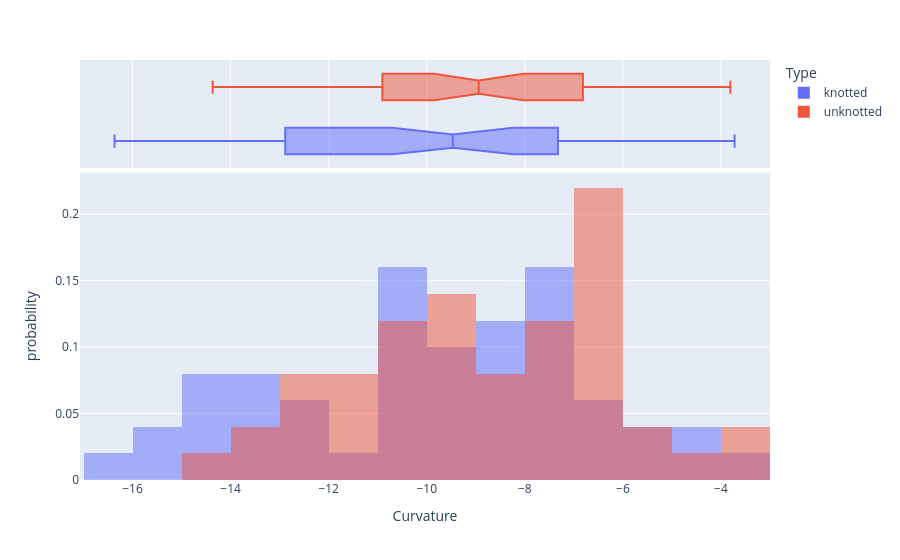
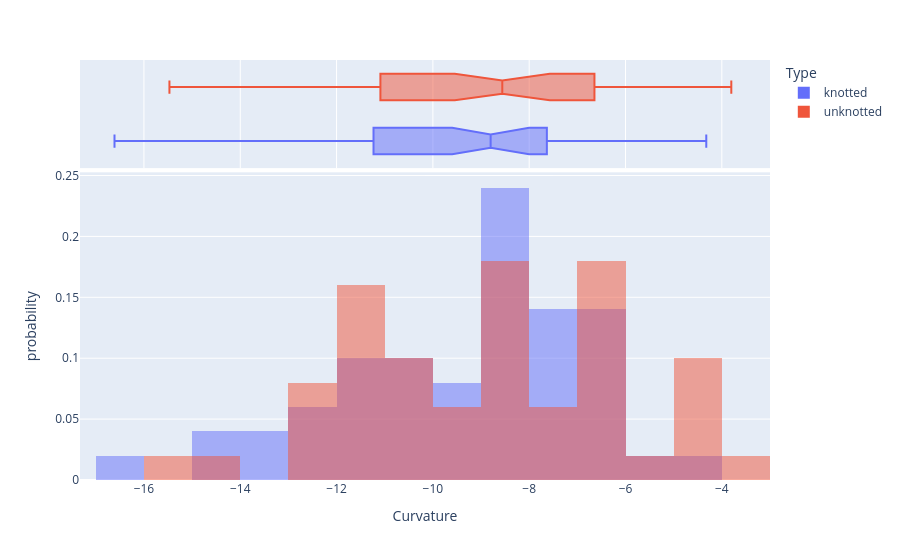
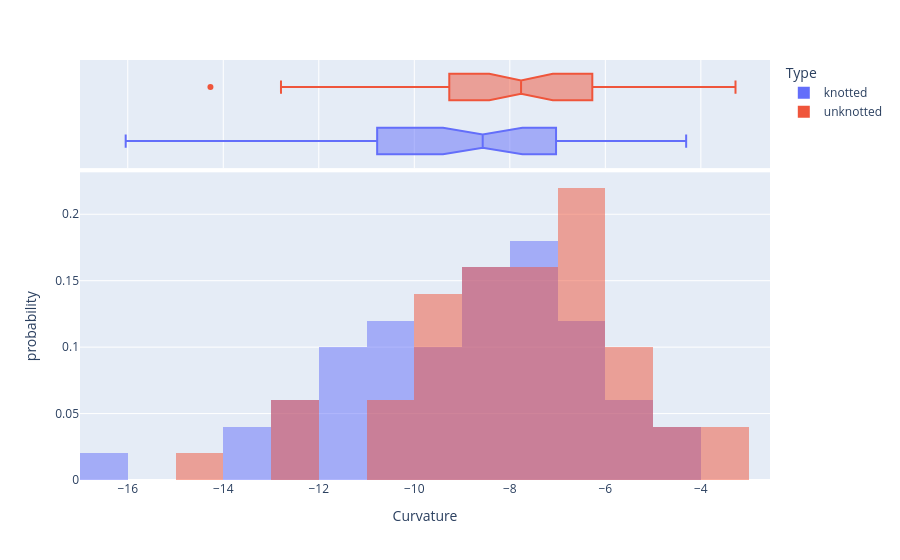
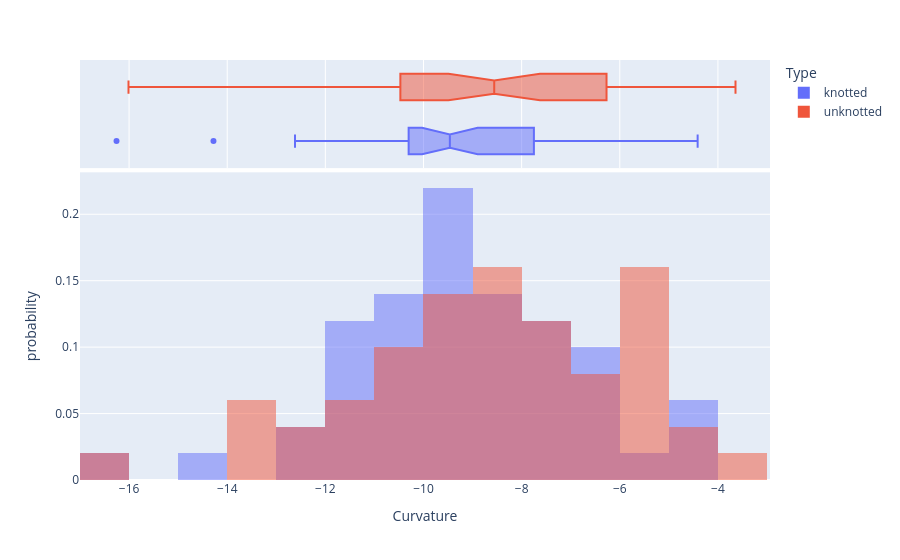

Write notebook code for charts like these, in order.
### Code cell
for i in range(10):
    df = pd.DataFrame()
    df['Curvature'] = np.concatenate([[np.average(list(curvatures_knots[i].values())) for i in range(50*i, 50*(i+1))],[np.average(list(curvatures_unknots[i].values())) for i in range(50*i, 50*(i+1))]])
    df['Type'] = np.concatenate([['knotted' for i in range(50*i, 50*(i+1))],['unknotted' for i in range(50*i, 50*(i+1))]])
    fig = px.histogram(df, x="Curvature", color="Type",
                   marginal="box", # or violin, rug
                   barmode='overlay',
                   histnorm='probability',
                   hover_data=df.columns)
    fig.show()

### Figure 1 — Plotly figure (JSON) as saved in the notebook; plotly's stock layout.template omitted (floating-point values rounded to 4 significant figures)
{"data": [{"alignmentgroup": "True", "bingroup": "x", "histnorm": "probability", "hovertemplate": "Type=knotted<br>Curvature=%{x}<br>probability=%{y}<extra></extra>", "legendgroup": "knotted", "marker": {"color": "#636efa", "opacity": 0.5, "pattern": {"shape": ""}}, "name": "knotted", "offsetgroup": "knotted", "orientation": "v", "showlegend": true, "type": "histogram", "x": [-7.25, -8.192, -12.15, -12.97, -13.32, -9.274, -7.109, -9.607, -8.614, -7.149, -13.82, -5, -7.774, -6.846, -7.683, -11.05, -9.333, -9.274, -8.817, -14.47, -15.14, -12.89, -13.17, -10.38, -5.643, -14.71, -10.61, -10.82, -8.819, -15.68, -14.62, -6.873, -10.44, -3.722, -8.519, -7.324, -4.968, -6.803, -14.51, -10.54, -10.79, -7.887, -5.855, -10.08, -9.89, -13.62, -8.479, -10.24, -7.019, -16.37], "xaxis": "x", "yaxis": "y"}, {"alignmentgroup": "True", "customdata": [["knotted"], ["knotted"], ["knotted"], ["knotted"], ["knotted"], ["knotted"], ["knotted"], ["knotted"], ["knotted"], ["knotted"], ["knotted"], ["knotted"], ["knotted"], ["knotted"], ["knotted"], ["knotted"], ["knotted"], ["knotted"], ["knotted"], ["knotted"], ["knotted"], ["knotted"], ["knotted"], ["knotted"], ["knotted"], ["knotted"], ["knotted"], ["knotted"], ["knotted"], ["knotted"], ["knotted"], ["knotted"], ["knotted"], ["knotted"], ["knotted"], ["knotted"], ["knotted"], ["knotted"], ["knotted"], ["knotted"], ["knotted"], ["knotted"], ["knotted"], ["knotted"], ["knotted"], ["knotted"], ["knotted"], ["knotted"], ["knotted"], ["knotted"]], "hovertemplate": "Type=%{customdata[0]}<br>Curvature=%{x}<extra></extra>", "legendgroup": "knotted", "marker": {"color": "#636efa"}, "name": "knotted", "notched": true, "offsetgroup": "knotted", "showlegend": false, "type": "box", "x": [-7.25, -8.192, -12.15, -12.97, -13.32, -9.274, -7.109, -9.607, -8.614, -7.149, -13.82, -5, -7.774, -6.846, -7.683, -11.05, -9.333, -9.274, -8.817, -14.47, -15.14, -12.89, -13.17, -10.38, -5.643, -14.71, -10.61, -10.82, -8.819, -15.68, -14.62, -6.873, -10.44, -3.722, -8.519, -7.324, -4.968, -6.803, -14.51, -10.54, -10.79, -7.887, -5.855, -10.08, -9.89, -13.62, -8.479, -10.24, -7.019, -16.37], "xaxis": "x2", "yaxis": "y2"}, {"alignmentgroup": "True", "bingroup": "x", "histnorm": "probability", "hovertemplate": "Type=unknotted<br>Curvature=%{x}<br>probability=%{y}<extra></extra>", "legendgroup": "unknotted", "marker": {"color": "#EF553B", "opacity": 0.5, "pattern": {"shape": ""}}, "name": "unknotted", "offsetgroup": "unknotted", "orientation": "v", "showlegend": true, "type": "histogram", "x": [-12.01, -10.91, -9.831, -5.328, -7, -7.615, -12.96, -6.792, -13.02, -6.815, -8.514, -10.58, -7.35, -3.809, -7.549, -8.897, -6.26, -7.877, -5.986, -10.88, -12.1, -8.273, -11.56, -7.791, -6.93, -11.89, -11.2, -11, -7.019, -10.58, -6.477, -9.535, -10.71, -9.635, -6.127, -3.979, -9.608, -6.362, -9.074, -4.311, -14.37, -12.15, -8.983, -6.078, -9.603, -6.855, -13.01, -6.291, -9.864, -11.98], "xaxis": "x", "yaxis": "y"}, {"alignmentgroup": "True", "customdata": [["unknotted"], ["unknotted"], ["unknotted"], ["unknotted"], ["unknotted"], ["unknotted"], ["unknotted"], ["unknotted"], ["unknotted"], ["unknotted"], ["unknotted"], ["unknotted"], ["unknotted"], ["unknotted"], ["unknotted"], ["unknotted"], ["unknotted"], ["unknotted"], ["unknotted"], ["unknotted"], ["unknotted"], ["unknotted"], ["unknotted"], ["unknotted"], ["unknotted"], ["unknotted"], ["unknotted"], ["unknotted"], ["unknotted"], ["unknotted"], ["unknotted"], ["unknotted"], ["unknotted"], ["unknotted"], ["unknotted"], ["unknotted"], ["unknotted"], ["unknotted"], ["unknotted"], ["unknotted"], ["unknotted"], ["unknotted"], ["unknotted"], ["unknotted"], ["unknotted"], ["unknotted"], ["unknotted"], ["unknotted"], ["unknotted"], ["unknotted"]], "hovertemplate": "Type=%{customdata[0]}<br>Curvature=%{x}<extra></extra>", "legendgroup": "unknotted", "marker": {"color": "#EF553B"}, "name": "unknotted", "notched": true, "offsetgroup": "unknotted", "showlegend": false, "type": "box", "x": [-12.01, -10.91, -9.831, -5.328, -7, -7.615, -12.96, -6.792, -13.02, -6.815, -8.514, -10.58, -7.35, -3.809, -7.549, -8.897, -6.26, -7.877, -5.986, -10.88, -12.1, -8.273, -11.56, -7.791, -6.93, -11.89, -11.2, -11, -7.019, -10.58, -6.477, -9.535, -10.71, -9.635, -6.127, -3.979, -9.608, -6.362, -9.074, -4.311, -14.37, -12.15, -8.983, -6.078, -9.603, -6.855, -13.01, -6.291, -9.864, -11.98], "xaxis": "x2", "yaxis": "y2"}], "layout": {"autosize": true, "barmode": "overlay", "legend": {"title": {"text": "Type"}, "tracegroupgap": 0}, "margin": {"t": 60}, "xaxis": {"anchor": "y", "autorange": true, "domain": [0, 1], "range": [-17.07, -3], "title": {"text": "Curvature"}, "type": "linear"}, "xaxis2": {"anchor": "y2", "autorange": true, "domain": [0, 1], "matches": "x", "range": [-17.07, -3], "showgrid": true, "showticklabels": false, "type": "linear"}, "yaxis": {"anchor": "x", "autorange": true, "domain": [0, 0.7326], "range": [0, 0.2316], "title": {"text": "probability"}}, "yaxis2": {"anchor": "x2", "autorange": true, "domain": [0.7426, 1], "matches": "y2", "range": [-0.5, 1.5], "showgrid": false, "showline": false, "showticklabels": false, "ticks": "", "type": "category"}}}

### Figure 2 — Plotly figure (JSON) as saved in the notebook; plotly's stock layout.template omitted (floating-point values rounded to 4 significant figures)
{"data": [{"alignmentgroup": "True", "bingroup": "x", "histnorm": "probability", "hovertemplate": "Type=knotted<br>Curvature=%{x}<br>probability=%{y}<extra></extra>", "legendgroup": "knotted", "marker": {"color": "#636efa", "opacity": 0.5, "pattern": {"shape": ""}}, "name": "knotted", "offsetgroup": "knotted", "orientation": "v", "showlegend": true, "type": "histogram", "x": [-12.54, -6.541, -8.688, -8.565, -6.191, -8.405, -12.22, -6.557, -8.092, -8.273, -12.76, -10.82, -11.23, -7.188, -7.633, -14.57, -7.524, -16.61, -11.94, -10.71, -10.42, -14.87, -7.662, -8.103, -9.426, -9.434, -11.25, -5.794, -13.11, -10.04, -11.74, -7.639, -13.49, -8.74, -9.986, -8.472, -6.347, -6.603, -11.68, -7.358, -8.904, -8.986, -6.864, -9.056, -7.957, -4.323, -8.861, -10.11, -8.301, -6.688], "xaxis": "x", "yaxis": "y"}, {"alignmentgroup": "True", "customdata": [["knotted"], ["knotted"], ["knotted"], ["knotted"], ["knotted"], ["knotted"], ["knotted"], ["knotted"], ["knotted"], ["knotted"], ["knotted"], ["knotted"], ["knotted"], ["knotted"], ["knotted"], ["knotted"], ["knotted"], ["knotted"], ["knotted"], ["knotted"], ["knotted"], ["knotted"], ["knotted"], ["knotted"], ["knotted"], ["knotted"], ["knotted"], ["knotted"], ["knotted"], ["knotted"], ["knotted"], ["knotted"], ["knotted"], ["knotted"], ["knotted"], ["knotted"], ["knotted"], ["knotted"], ["knotted"], ["knotted"], ["knotted"], ["knotted"], ["knotted"], ["knotted"], ["knotted"], ["knotted"], ["knotted"], ["knotted"], ["knotted"], ["knotted"]], "hovertemplate": "Type=%{customdata[0]}<br>Curvature=%{x}<extra></extra>", "legendgroup": "knotted", "marker": {"color": "#636efa"}, "name": "knotted", "notched": true, "offsetgroup": "knotted", "showlegend": false, "type": "box", "x": [-12.54, -6.541, -8.688, -8.565, -6.191, -8.405, -12.22, -6.557, -8.092, -8.273, -12.76, -10.82, -11.23, -7.188, -7.633, -14.57, -7.524, -16.61, -11.94, -10.71, -10.42, -14.87, -7.662, -8.103, -9.426, -9.434, -11.25, -5.794, -13.11, -10.04, -11.74, -7.639, -13.49, -8.74, -9.986, -8.472, -6.347, -6.603, -11.68, -7.358, -8.904, -8.986, -6.864, -9.056, -7.957, -4.323, -8.861, -10.11, -8.301, -6.688], "xaxis": "x2", "yaxis": "y2"}, {"alignmentgroup": "True", "bingroup": "x", "histnorm": "probability", "hovertemplate": "Type=unknotted<br>Curvature=%{x}<br>probability=%{y}<extra></extra>", "legendgroup": "unknotted", "marker": {"color": "#EF553B", "opacity": 0.5, "pattern": {"shape": ""}}, "name": "unknotted", "offsetgroup": "unknotted", "orientation": "v", "showlegend": true, "type": "histogram", "x": [-12.67, -4.708, -12.25, -11.27, -3.804, -10.28, -7.596, -11.98, -7.727, -5.556, -9.115, -15.47, -4.182, -7.779, -12.61, -14.32, -6.645, -11.7, -12.86, -10.7, -11.09, -6.77, -6.729, -11.04, -8.912, -9.547, -6.74, -10.94, -8.085, -6.474, -8.586, -8.484, -8.453, -11.83, -8.532, -8.056, -6.2, -6.179, -4.589, -9.639, -10.62, -11.21, -8.952, -4.273, -10.38, -4.475, -6.206, -6.279, -11.84, -8.507], "xaxis": "x", "yaxis": "y"}, {"alignmentgroup": "True", "customdata": [["unknotted"], ["unknotted"], ["unknotted"], ["unknotted"], ["unknotted"], ["unknotted"], ["unknotted"], ["unknotted"], ["unknotted"], ["unknotted"], ["unknotted"], ["unknotted"], ["unknotted"], ["unknotted"], ["unknotted"], ["unknotted"], ["unknotted"], ["unknotted"], ["unknotted"], ["unknotted"], ["unknotted"], ["unknotted"], ["unknotted"], ["unknotted"], ["unknotted"], ["unknotted"], ["unknotted"], ["unknotted"], ["unknotted"], ["unknotted"], ["unknotted"], ["unknotted"], ["unknotted"], ["unknotted"], ["unknotted"], ["unknotted"], ["unknotted"], ["unknotted"], ["unknotted"], ["unknotted"], ["unknotted"], ["unknotted"], ["unknotted"], ["unknotted"], ["unknotted"], ["unknotted"], ["unknotted"], ["unknotted"], ["unknotted"], ["unknotted"]], "hovertemplate": "Type=%{customdata[0]}<br>Curvature=%{x}<extra></extra>", "legendgroup": "unknotted", "marker": {"color": "#EF553B"}, "name": "unknotted", "notched": true, "offsetgroup": "unknotted", "showlegend": false, "type": "box", "x": [-12.67, -4.708, -12.25, -11.27, -3.804, -10.28, -7.596, -11.98, -7.727, -5.556, -9.115, -15.47, -4.182, -7.779, -12.61, -14.32, -6.645, -11.7, -12.86, -10.7, -11.09, -6.77, -6.729, -11.04, -8.912, -9.547, -6.74, -10.94, -8.085, -6.474, -8.586, -8.484, -8.453, -11.83, -8.532, -8.056, -6.2, -6.179, -4.589, -9.639, -10.62, -11.21, -8.952, -4.273, -10.38, -4.475, -6.206, -6.279, -11.84, -8.507], "xaxis": "x2", "yaxis": "y2"}], "layout": {"autosize": true, "barmode": "overlay", "legend": {"title": {"text": "Type"}, "tracegroupgap": 0}, "margin": {"t": 60}, "xaxis": {"anchor": "y", "autorange": true, "domain": [0, 1], "range": [-17.33, -3], "title": {"text": "Curvature"}, "type": "linear"}, "xaxis2": {"anchor": "y2", "autorange": true, "domain": [0, 1], "matches": "x", "range": [-17.33, -3], "showgrid": true, "showticklabels": false, "type": "linear"}, "yaxis": {"anchor": "x", "autorange": true, "domain": [0, 0.7326], "range": [0, 0.2526], "title": {"text": "probability"}}, "yaxis2": {"anchor": "x2", "autorange": true, "domain": [0.7426, 1], "matches": "y2", "range": [-0.5, 1.5], "showgrid": false, "showline": false, "showticklabels": false, "ticks": "", "type": "category"}}}

### Figure 3 — Plotly figure (JSON) as saved in the notebook; plotly's stock layout.template omitted (floating-point values rounded to 4 significant figures)
{"data": [{"alignmentgroup": "True", "bingroup": "x", "histnorm": "probability", "hovertemplate": "Type=knotted<br>Curvature=%{x}<br>probability=%{y}<extra></extra>", "legendgroup": "knotted", "marker": {"color": "#636efa", "opacity": 0.5, "pattern": {"shape": ""}}, "name": "knotted", "offsetgroup": "knotted", "orientation": "v", "showlegend": true, "type": "histogram", "x": [-10.78, -8.459, -11.01, -8.843, -9.709, -12.57, -6.54, -7.583, -16.04, -10.01, -7.317, -9.536, -10.78, -5.944, -8.125, -12.11, -8.121, -13.79, -9.642, -11.19, -9.357, -10.55, -10.73, -12.83, -4.308, -7.228, -10.25, -7.032, -7.308, -7.167, -11.09, -7.273, -6.338, -11.32, -7.806, -6.25, -8.676, -9.884, -6.77, -7.015, -11.3, -8.677, -5.593, -4.971, -8.266, -5.475, -6.463, -13.07, -6.371, -8.29], "xaxis": "x", "yaxis": "y"}, {"alignmentgroup": "True", "customdata": [["knotted"], ["knotted"], ["knotted"], ["knotted"], ["knotted"], ["knotted"], ["knotted"], ["knotted"], ["knotted"], ["knotted"], ["knotted"], ["knotted"], ["knotted"], ["knotted"], ["knotted"], ["knotted"], ["knotted"], ["knotted"], ["knotted"], ["knotted"], ["knotted"], ["knotted"], ["knotted"], ["knotted"], ["knotted"], ["knotted"], ["knotted"], ["knotted"], ["knotted"], ["knotted"], ["knotted"], ["knotted"], ["knotted"], ["knotted"], ["knotted"], ["knotted"], ["knotted"], ["knotted"], ["knotted"], ["knotted"], ["knotted"], ["knotted"], ["knotted"], ["knotted"], ["knotted"], ["knotted"], ["knotted"], ["knotted"], ["knotted"], ["knotted"]], "hovertemplate": "Type=%{customdata[0]}<br>Curvature=%{x}<extra></extra>", "legendgroup": "knotted", "marker": {"color": "#636efa"}, "name": "knotted", "notched": true, "offsetgroup": "knotted", "showlegend": false, "type": "box", "x": [-10.78, -8.459, -11.01, -8.843, -9.709, -12.57, -6.54, -7.583, -16.04, -10.01, -7.317, -9.536, -10.78, -5.944, -8.125, -12.11, -8.121, -13.79, -9.642, -11.19, -9.357, -10.55, -10.73, -12.83, -4.308, -7.228, -10.25, -7.032, -7.308, -7.167, -11.09, -7.273, -6.338, -11.32, -7.806, -6.25, -8.676, -9.884, -6.77, -7.015, -11.3, -8.677, -5.593, -4.971, -8.266, -5.475, -6.463, -13.07, -6.371, -8.29], "xaxis": "x2", "yaxis": "y2"}, {"alignmentgroup": "True", "bingroup": "x", "histnorm": "probability", "hovertemplate": "Type=unknotted<br>Curvature=%{x}<br>probability=%{y}<extra></extra>", "legendgroup": "unknotted", "marker": {"color": "#EF553B", "opacity": 0.5, "pattern": {"shape": ""}}, "name": "unknotted", "offsetgroup": "unknotted", "orientation": "v", "showlegend": true, "type": "histogram", "x": [-10.85, -10.17, -5.528, -7.946, -8.226, -7.417, -5.855, -8.985, -6.938, -9.826, -14.27, -6.271, -3.275, -12.79, -4.267, -9.87, -9.739, -12.3, -6.768, -9.268, -8.232, -7.618, -9.655, -4.581, -6.255, -3.7, -6.818, -6.157, -12.2, -6, -5.673, -8.595, -10.64, -8.466, -7.515, -6, -9.115, -9.419, -7.098, -7.912, -6.562, -8.586, -6.593, -6.273, -8.183, -6.833, -8.339, -7.959, -6.887, -7.082], "xaxis": "x", "yaxis": "y"}, {"alignmentgroup": "True", "customdata": [["unknotted"], ["unknotted"], ["unknotted"], ["unknotted"], ["unknotted"], ["unknotted"], ["unknotted"], ["unknotted"], ["unknotted"], ["unknotted"], ["unknotted"], ["unknotted"], ["unknotted"], ["unknotted"], ["unknotted"], ["unknotted"], ["unknotted"], ["unknotted"], ["unknotted"], ["unknotted"], ["unknotted"], ["unknotted"], ["unknotted"], ["unknotted"], ["unknotted"], ["unknotted"], ["unknotted"], ["unknotted"], ["unknotted"], ["unknotted"], ["unknotted"], ["unknotted"], ["unknotted"], ["unknotted"], ["unknotted"], ["unknotted"], ["unknotted"], ["unknotted"], ["unknotted"], ["unknotted"], ["unknotted"], ["unknotted"], ["unknotted"], ["unknotted"], ["unknotted"], ["unknotted"], ["unknotted"], ["unknotted"], ["unknotted"], ["unknotted"]], "hovertemplate": "Type=%{customdata[0]}<br>Curvature=%{x}<extra></extra>", "legendgroup": "unknotted", "marker": {"color": "#EF553B"}, "name": "unknotted", "notched": true, "offsetgroup": "unknotted", "showlegend": false, "type": "box", "x": [-10.85, -10.17, -5.528, -7.946, -8.226, -7.417, -5.855, -8.985, -6.938, -9.826, -14.27, -6.271, -3.275, -12.79, -4.267, -9.87, -9.739, -12.3, -6.768, -9.268, -8.232, -7.618, -9.655, -4.581, -6.255, -3.7, -6.818, -6.157, -12.2, -6, -5.673, -8.595, -10.64, -8.466, -7.515, -6, -9.115, -9.419, -7.098, -7.912, -6.562, -8.586, -6.593, -6.273, -8.183, -6.833, -8.339, -7.959, -6.887, -7.082], "xaxis": "x2", "yaxis": "y2"}], "layout": {"autosize": true, "barmode": "overlay", "legend": {"title": {"text": "Type"}, "tracegroupgap": 0}, "margin": {"t": 60}, "xaxis": {"anchor": "y", "autorange": true, "domain": [0, 1], "range": [-17, -2.552], "title": {"text": "Curvature"}, "type": "linear"}, "xaxis2": {"anchor": "y2", "autorange": true, "domain": [0, 1], "matches": "x", "range": [-17, -2.552], "showgrid": true, "showticklabels": false, "type": "linear"}, "yaxis": {"anchor": "x", "autorange": true, "domain": [0, 0.7326], "range": [0, 0.2316], "title": {"text": "probability"}}, "yaxis2": {"anchor": "x2", "autorange": true, "domain": [0.7426, 1], "matches": "y2", "range": [-0.5, 1.5], "showgrid": false, "showline": false, "showticklabels": false, "ticks": "", "type": "category"}}}

### Figure 4 — Plotly figure (JSON) as saved in the notebook; plotly's stock layout.template omitted (floating-point values rounded to 4 significant figures)
{"data": [{"alignmentgroup": "True", "bingroup": "x", "histnorm": "probability", "hovertemplate": "Type=knotted<br>Curvature=%{x}<br>probability=%{y}<extra></extra>", "legendgroup": "knotted", "marker": {"color": "#636efa", "opacity": 0.5, "pattern": {"shape": ""}}, "name": "knotted", "offsetgroup": "knotted", "orientation": "v", "showlegend": true, "type": "histogram", "x": [-7.824, -12.15, -10.62, -14.28, -8.75, -9.794, -7.508, -9.371, -11.41, -16.26, -5.175, -9.587, -10.23, -8.05, -6.161, -9, -9.9, -4.413, -10.14, -10.3, -11.87, -7.75, -10.21, -8.797, -11.12, -6.825, -4.934, -6.404, -9.051, -9.73, -9.986, -6.964, -11.36, -10.42, -9.761, -7.219, -12.62, -8.576, -4.618, -7.806, -6.889, -7.648, -10.2, -11.13, -9.443, -11.16, -8.349, -9.662, -9.483, -8.269], "xaxis": "x", "yaxis": "y"}, {"alignmentgroup": "True", "customdata": [["knotted"], ["knotted"], ["knotted"], ["knotted"], ["knotted"], ["knotted"], ["knotted"], ["knotted"], ["knotted"], ["knotted"], ["knotted"], ["knotted"], ["knotted"], ["knotted"], ["knotted"], ["knotted"], ["knotted"], ["knotted"], ["knotted"], ["knotted"], ["knotted"], ["knotted"], ["knotted"], ["knotted"], ["knotted"], ["knotted"], ["knotted"], ["knotted"], ["knotted"], ["knotted"], ["knotted"], ["knotted"], ["knotted"], ["knotted"], ["knotted"], ["knotted"], ["knotted"], ["knotted"], ["knotted"], ["knotted"], ["knotted"], ["knotted"], ["knotted"], ["knotted"], ["knotted"], ["knotted"], ["knotted"], ["knotted"], ["knotted"], ["knotted"]], "hovertemplate": "Type=%{customdata[0]}<br>Curvature=%{x}<extra></extra>", "legendgroup": "knotted", "marker": {"color": "#636efa"}, "name": "knotted", "notched": true, "offsetgroup": "knotted", "showlegend": false, "type": "box", "x": [-7.824, -12.15, -10.62, -14.28, -8.75, -9.794, -7.508, -9.371, -11.41, -16.26, -5.175, -9.587, -10.23, -8.05, -6.161, -9, -9.9, -4.413, -10.14, -10.3, -11.87, -7.75, -10.21, -8.797, -11.12, -6.825, -4.934, -6.404, -9.051, -9.73, -9.986, -6.964, -11.36, -10.42, -9.761, -7.219, -12.62, -8.576, -4.618, -7.806, -6.889, -7.648, -10.2, -11.13, -9.443, -11.16, -8.349, -9.662, -9.483, -8.269], "xaxis": "x2", "yaxis": "y2"}, {"alignmentgroup": "True", "bingroup": "x", "histnorm": "probability", "hovertemplate": "Type=unknotted<br>Curvature=%{x}<br>probability=%{y}<extra></extra>", "legendgroup": "unknotted", "marker": {"color": "#EF553B", "opacity": 0.5, "pattern": {"shape": ""}}, "name": "unknotted", "offsetgroup": "unknotted", "orientation": "v", "showlegend": true, "type": "histogram", "x": [-9.061, -5.125, -6.208, -11.33, -16.01, -7.839, -5.383, -13.68, -9.936, -7.609, -10.47, -12.56, -8.191, -8.794, -9.472, -10.97, -5.237, -11.51, -6.27, -8.403, -8.356, -7.898, -6.508, -8.939, -10.32, -5.784, -4.409, -3.642, -5.614, -7.436, -9.404, -8.794, -13.78, -4.289, -10.56, -7.242, -6.521, -12.75, -6, -9.246, -13.19, -8.607, -8.511, -7.734, -11.47, -10.54, -5.8, -5.265, -9.148, -9.396], "xaxis": "x", "yaxis": "y"}, {"alignmentgroup": "True", "customdata": [["unknotted"], ["unknotted"], ["unknotted"], ["unknotted"], ["unknotted"], ["unknotted"], ["unknotted"], ["unknotted"], ["unknotted"], ["unknotted"], ["unknotted"], ["unknotted"], ["unknotted"], ["unknotted"], ["unknotted"], ["unknotted"], ["unknotted"], ["unknotted"], ["unknotted"], ["unknotted"], ["unknotted"], ["unknotted"], ["unknotted"], ["unknotted"], ["unknotted"], ["unknotted"], ["unknotted"], ["unknotted"], ["unknotted"], ["unknotted"], ["unknotted"], ["unknotted"], ["unknotted"], ["unknotted"], ["unknotted"], ["unknotted"], ["unknotted"], ["unknotted"], ["unknotted"], ["unknotted"], ["unknotted"], ["unknotted"], ["unknotted"], ["unknotted"], ["unknotted"], ["unknotted"], ["unknotted"], ["unknotted"], ["unknotted"], ["unknotted"]], "hovertemplate": "Type=%{customdata[0]}<br>Curvature=%{x}<extra></extra>", "legendgroup": "unknotted", "marker": {"color": "#EF553B"}, "name": "unknotted", "notched": true, "offsetgroup": "unknotted", "showlegend": false, "type": "box", "x": [-9.061, -5.125, -6.208, -11.33, -16.01, -7.839, -5.383, -13.68, -9.936, -7.609, -10.47, -12.56, -8.191, -8.794, -9.472, -10.97, -5.237, -11.51, -6.27, -8.403, -8.356, -7.898, -6.508, -8.939, -10.32, -5.784, -4.409, -3.642, -5.614, -7.436, -9.404, -8.794, -13.78, -4.289, -10.56, -7.242, -6.521, -12.75, -6, -9.246, -13.19, -8.607, -8.511, -7.734, -11.47, -10.54, -5.8, -5.265, -9.148, -9.396], "xaxis": "x2", "yaxis": "y2"}], "layout": {"autosize": true, "barmode": "overlay", "legend": {"title": {"text": "Type"}, "tracegroupgap": 0}, "margin": {"t": 60}, "xaxis": {"anchor": "y", "autorange": true, "domain": [0, 1], "range": [-17, -2.938], "title": {"text": "Curvature"}, "type": "linear"}, "xaxis2": {"anchor": "y2", "autorange": true, "domain": [0, 1], "matches": "x", "range": [-17, -2.938], "showgrid": true, "showticklabels": false, "type": "linear"}, "yaxis": {"anchor": "x", "autorange": true, "domain": [0, 0.7326], "range": [0, 0.2316], "title": {"text": "probability"}}, "yaxis2": {"anchor": "x2", "autorange": true, "domain": [0.7426, 1], "matches": "y2", "range": [-0.5, 1.5], "showgrid": false, "showline": false, "showticklabels": false, "ticks": "", "type": "category"}}}
